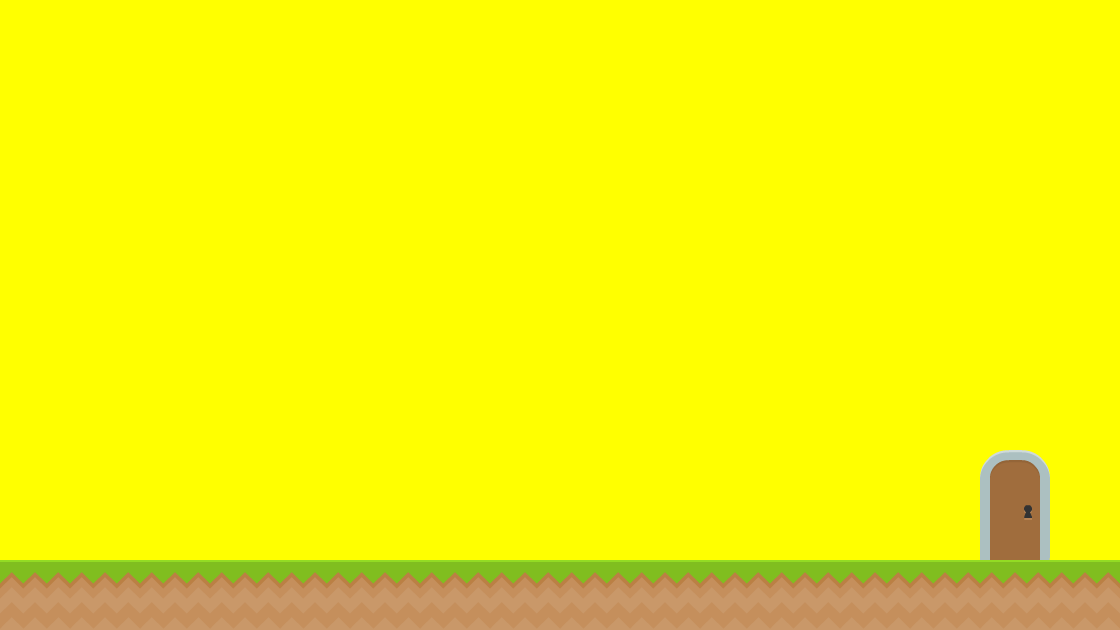

Rendered tile map (Tiled .tmx) drawn with the repository's tilesets; below, a short description and the map source with its tile grids summarised:
An orthogonal 16x9 tile map with 70x70 px tiles, 2 tile layers (background, collision), 2 tilesets and 1 object (levelTrigger).

<map version="1.0" orientation="orthogonal" renderorder="right-down" width="16" height="9" tilewidth="70" tileheight="70" backgroundcolor="#ffff00">
 <tileset firstgid="1" name="background-tiles" tilewidth="70" tileheight="70">
  <image source="../img/background-tiles.png" width="910" height="910" />
 </tileset>
 <tileset firstgid="170" name="meta-tiles" tilewidth="70" tileheight="70">
  <image source="../img/meta-tiles.png" width="350" height="70" />
  <tile id="4">
   <properties>
    <property name="type" value="solid" />
   </properties>
  </tile>
 </tileset>
 <layer name="background" width="16" height="9">
  <data>[144 cells, 18 non-empty, 3 distinct tile ids]</data>
 </layer>
 <layer name="collision" width="16" height="9" opacity="0">
  <data>[144 cells, 16 non-empty, 1 distinct tile ids]</data>
 </layer>
 <objectgroup name="triggerentities">
  <object name="levelTrigger" x="977.667" y="433" width="70" height="126.333">
   <properties>
    <property name="level" value="edgarlevel02" />
    <property name="xSpawn" value="0" />
    <property name="ySpawn" value="0" />
   </properties>
  </object>
 </objectgroup>
</map>
